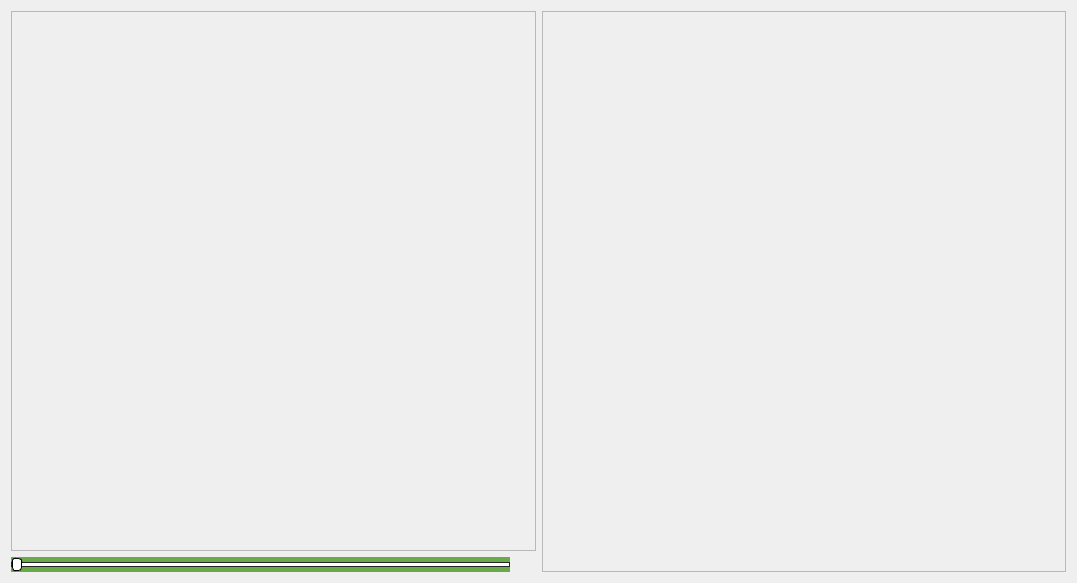
<?xml version="1.0" encoding="UTF-8"?>
<ui version="4.0">
 <class>FiltrationWidget</class>
 <widget class="QWidget" name="FiltrationWidget">
  <property name="geometry">
   <rect>
    <x>0</x>
    <y>0</y>
    <width>1077</width>
    <height>583</height>
   </rect>
  </property>
  <property name="windowTitle">
   <string>Form</string>
  </property>
  <layout class="QHBoxLayout" name="horizontalLayout_3">
   <item>
    <layout class="QVBoxLayout" name="verticalLayout">
     <item>
      <widget class="QFrame" name="frame_6">
       <property name="frameShape">
        <enum>QFrame::StyledPanel</enum>
       </property>
       <property name="frameShadow">
        <enum>QFrame::Raised</enum>
       </property>
       <layout class="QHBoxLayout" name="horizontalLayout_6">
        <property name="spacing">
         <number>0</number>
        </property>
        <property name="leftMargin">
         <number>0</number>
        </property>
        <property name="topMargin">
         <number>0</number>
        </property>
        <property name="rightMargin">
         <number>0</number>
        </property>
        <property name="bottomMargin">
         <number>0</number>
        </property>
        <item>
         <widget class="GraphicsView" name="YFrame" native="true">
          <property name="sizePolicy">
           <sizepolicy hsizetype="Preferred" vsizetype="Expanding">
            <horstretch>0</horstretch>
            <verstretch>0</verstretch>
           </sizepolicy>
          </property>
          <property name="palette">
           <palette>
            <active>
             <colorrole role="WindowText">
              <brush brushstyle="SolidPattern">
               <color alpha="255">
                <red>255</red>
                <green>255</green>
                <blue>255</blue>
               </color>
              </brush>
             </colorrole>
             <colorrole role="Button">
              <brush brushstyle="SolidPattern">
               <color alpha="255">
                <red>0</red>
                <green>0</green>
                <blue>0</blue>
               </color>
              </brush>
             </colorrole>
             <colorrole role="Light">
              <brush brushstyle="SolidPattern">
               <color alpha="255">
                <red>0</red>
                <green>0</green>
                <blue>0</blue>
               </color>
              </brush>
             </colorrole>
             <colorrole role="Midlight">
              <brush brushstyle="SolidPattern">
               <color alpha="255">
                <red>0</red>
                <green>0</green>
                <blue>0</blue>
               </color>
              </brush>
             </colorrole>
             <colorrole role="Dark">
              <brush brushstyle="SolidPattern">
               <color alpha="255">
                <red>0</red>
                <green>0</green>
                <blue>0</blue>
               </color>
              </brush>
             </colorrole>
             <colorrole role="Mid">
              <brush brushstyle="SolidPattern">
               <color alpha="255">
                <red>0</red>
                <green>0</green>
                <blue>0</blue>
               </color>
              </brush>
             </colorrole>
             <colorrole role="Text">
              <brush brushstyle="SolidPattern">
               <color alpha="255">
                <red>255</red>
                <green>255</green>
                <blue>255</blue>
               </color>
              </brush>
             </colorrole>
             <colorrole role="BrightText">
              <brush brushstyle="SolidPattern">
               <color alpha="255">
                <red>255</red>
                <green>255</green>
                <blue>255</blue>
               </color>
              </brush>
             </colorrole>
             <colorrole role="ButtonText">
              <brush brushstyle="SolidPattern">
               <color alpha="255">
                <red>255</red>
                <green>255</green>
                <blue>255</blue>
               </color>
              </brush>
             </colorrole>
             <colorrole role="Base">
              <brush brushstyle="SolidPattern">
               <color alpha="255">
                <red>0</red>
                <green>0</green>
                <blue>0</blue>
               </color>
              </brush>
             </colorrole>
             <colorrole role="Window">
              <brush brushstyle="SolidPattern">
               <color alpha="255">
                <red>0</red>
                <green>0</green>
                <blue>0</blue>
               </color>
              </brush>
             </colorrole>
             <colorrole role="Shadow">
              <brush brushstyle="SolidPattern">
               <color alpha="255">
                <red>0</red>
                <green>0</green>
                <blue>0</blue>
               </color>
              </brush>
             </colorrole>
             <colorrole role="AlternateBase">
              <brush brushstyle="SolidPattern">
               <color alpha="255">
                <red>0</red>
                <green>0</green>
                <blue>0</blue>
               </color>
              </brush>
             </colorrole>
             <colorrole role="ToolTipBase">
              <brush brushstyle="SolidPattern">
               <color alpha="255">
                <red>255</red>
                <green>255</green>
                <blue>220</blue>
               </color>
              </brush>
             </colorrole>
             <colorrole role="ToolTipText">
              <brush brushstyle="SolidPattern">
               <color alpha="255">
                <red>0</red>
                <green>0</green>
                <blue>0</blue>
               </color>
              </brush>
             </colorrole>
            </active>
            <inactive>
             <colorrole role="WindowText">
              <brush brushstyle="SolidPattern">
               <color alpha="255">
                <red>0</red>
                <green>0</green>
                <blue>0</blue>
               </color>
              </brush>
             </colorrole>
             <colorrole role="Button">
              <brush brushstyle="SolidPattern">
               <color alpha="255">
                <red>240</red>
                <green>240</green>
                <blue>240</blue>
               </color>
              </brush>
             </colorrole>
             <colorrole role="Light">
              <brush brushstyle="SolidPattern">
               <color alpha="255">
                <red>255</red>
                <green>255</green>
                <blue>255</blue>
               </color>
              </brush>
             </colorrole>
             <colorrole role="Midlight">
              <brush brushstyle="SolidPattern">
               <color alpha="255">
                <red>227</red>
                <green>227</green>
                <blue>227</blue>
               </color>
              </brush>
             </colorrole>
             <colorrole role="Dark">
              <brush brushstyle="SolidPattern">
               <color alpha="255">
                <red>160</red>
                <green>160</green>
                <blue>160</blue>
               </color>
              </brush>
             </colorrole>
             <colorrole role="Mid">
              <brush brushstyle="SolidPattern">
               <color alpha="255">
                <red>160</red>
                <green>160</green>
                <blue>160</blue>
               </color>
              </brush>
             </colorrole>
             <colorrole role="Text">
              <brush brushstyle="SolidPattern">
               <color alpha="255">
                <red>0</red>
                <green>0</green>
                <blue>0</blue>
               </color>
              </brush>
             </colorrole>
             <colorrole role="BrightText">
              <brush brushstyle="SolidPattern">
               <color alpha="255">
                <red>255</red>
                <green>255</green>
                <blue>255</blue>
               </color>
              </brush>
             </colorrole>
             <colorrole role="ButtonText">
              <brush brushstyle="SolidPattern">
               <color alpha="255">
                <red>0</red>
                <green>0</green>
                <blue>0</blue>
               </color>
              </brush>
             </colorrole>
             <colorrole role="Base">
              <brush brushstyle="SolidPattern">
               <color alpha="255">
                <red>255</red>
                <green>255</green>
                <blue>255</blue>
               </color>
              </brush>
             </colorrole>
             <colorrole role="Window">
              <brush brushstyle="SolidPattern">
               <color alpha="255">
                <red>240</red>
                <green>240</green>
                <blue>240</blue>
               </color>
              </brush>
             </colorrole>
             <colorrole role="Shadow">
              <brush brushstyle="SolidPattern">
               <color alpha="255">
                <red>105</red>
                <green>105</green>
                <blue>105</blue>
               </color>
              </brush>
             </colorrole>
             <colorrole role="AlternateBase">
              <brush brushstyle="SolidPattern">
               <color alpha="255">
                <red>245</red>
                <green>245</green>
                <blue>245</blue>
               </color>
              </brush>
             </colorrole>
             <colorrole role="ToolTipBase">
              <brush brushstyle="SolidPattern">
               <color alpha="255">
                <red>255</red>
                <green>255</green>
                <blue>220</blue>
               </color>
              </brush>
             </colorrole>
             <colorrole role="ToolTipText">
              <brush brushstyle="SolidPattern">
               <color alpha="255">
                <red>0</red>
                <green>0</green>
                <blue>0</blue>
               </color>
              </brush>
             </colorrole>
            </inactive>
            <disabled>
             <colorrole role="WindowText">
              <brush brushstyle="SolidPattern">
               <color alpha="255">
                <red>0</red>
                <green>0</green>
                <blue>0</blue>
               </color>
              </brush>
             </colorrole>
             <colorrole role="Button">
              <brush brushstyle="SolidPattern">
               <color alpha="255">
                <red>0</red>
                <green>0</green>
                <blue>0</blue>
               </color>
              </brush>
             </colorrole>
             <colorrole role="Light">
              <brush brushstyle="SolidPattern">
               <color alpha="255">
                <red>0</red>
                <green>0</green>
                <blue>0</blue>
               </color>
              </brush>
             </colorrole>
             <colorrole role="Midlight">
              <brush brushstyle="SolidPattern">
               <color alpha="255">
                <red>0</red>
                <green>0</green>
                <blue>0</blue>
               </color>
              </brush>
             </colorrole>
             <colorrole role="Dark">
              <brush brushstyle="SolidPattern">
               <color alpha="255">
                <red>0</red>
                <green>0</green>
                <blue>0</blue>
               </color>
              </brush>
             </colorrole>
             <colorrole role="Mid">
              <brush brushstyle="SolidPattern">
               <color alpha="255">
                <red>0</red>
                <green>0</green>
                <blue>0</blue>
               </color>
              </brush>
             </colorrole>
             <colorrole role="Text">
              <brush brushstyle="SolidPattern">
               <color alpha="255">
                <red>0</red>
                <green>0</green>
                <blue>0</blue>
               </color>
              </brush>
             </colorrole>
             <colorrole role="BrightText">
              <brush brushstyle="SolidPattern">
               <color alpha="255">
                <red>255</red>
                <green>255</green>
                <blue>255</blue>
               </color>
              </brush>
             </colorrole>
             <colorrole role="ButtonText">
              <brush brushstyle="SolidPattern">
               <color alpha="255">
                <red>0</red>
                <green>0</green>
                <blue>0</blue>
               </color>
              </brush>
             </colorrole>
             <colorrole role="Base">
              <brush brushstyle="SolidPattern">
               <color alpha="255">
                <red>0</red>
                <green>0</green>
                <blue>0</blue>
               </color>
              </brush>
             </colorrole>
             <colorrole role="Window">
              <brush brushstyle="SolidPattern">
               <color alpha="255">
                <red>0</red>
                <green>0</green>
                <blue>0</blue>
               </color>
              </brush>
             </colorrole>
             <colorrole role="Shadow">
              <brush brushstyle="SolidPattern">
               <color alpha="255">
                <red>0</red>
                <green>0</green>
                <blue>0</blue>
               </color>
              </brush>
             </colorrole>
             <colorrole role="AlternateBase">
              <brush brushstyle="SolidPattern">
               <color alpha="255">
                <red>245</red>
                <green>245</green>
                <blue>245</blue>
               </color>
              </brush>
             </colorrole>
             <colorrole role="ToolTipBase">
              <brush brushstyle="SolidPattern">
               <color alpha="255">
                <red>255</red>
                <green>255</green>
                <blue>220</blue>
               </color>
              </brush>
             </colorrole>
             <colorrole role="ToolTipText">
              <brush brushstyle="SolidPattern">
               <color alpha="255">
                <red>0</red>
                <green>0</green>
                <blue>0</blue>
               </color>
              </brush>
             </colorrole>
            </disabled>
           </palette>
          </property>
         </widget>
        </item>
       </layout>
      </widget>
     </item>
     <item>
      <layout class="QHBoxLayout" name="horizontalLayout">
       <property name="spacing">
        <number>6</number>
       </property>
       <item>
        <widget class="QSlider" name="YSlider">
         <property name="sizePolicy">
          <sizepolicy hsizetype="Expanding" vsizetype="Preferred">
           <horstretch>0</horstretch>
           <verstretch>0</verstretch>
          </sizepolicy>
         </property>
         <property name="styleSheet">
          <string notr="true">.QSlider {
    min-height: 15px;
    max-height: 15px;
    background: #6bAA49;
}

.QSlider::groove:horizontal {
    border: 1px solid #262626;
    height: 3px;
    background: white;
    margin: 0 0px;
}

.QSlider::handle:horizontal {
    background: white;
    border: 1px solid black;
    width: 8px;
    height: 11px;
    margin: -5px 0px;
    border-radius: 3px;
}</string>
         </property>
         <property name="maximum">
          <number>0</number>
         </property>
         <property name="pageStep">
          <number>1</number>
         </property>
         <property name="orientation">
          <enum>Qt::Horizontal</enum>
         </property>
         <property name="tickPosition">
          <enum>QSlider::NoTicks</enum>
         </property>
        </widget>
       </item>
       <item>
        <widget class="QLabel" name="YLabel">
         <property name="sizePolicy">
          <sizepolicy hsizetype="Preferred" vsizetype="Maximum">
           <horstretch>0</horstretch>
           <verstretch>0</verstretch>
          </sizepolicy>
         </property>
         <property name="minimumSize">
          <size>
           <width>20</width>
           <height>0</height>
          </size>
         </property>
         <property name="font">
          <font>
           <bold>true</bold>
          </font>
         </property>
         <property name="text">
          <string/>
         </property>
        </widget>
       </item>
      </layout>
     </item>
    </layout>
   </item>
   <item>
    <layout class="QVBoxLayout" name="verticalLayout_2">
     <item>
      <widget class="QFrame" name="frame_7">
       <property name="frameShape">
        <enum>QFrame::StyledPanel</enum>
       </property>
       <property name="frameShadow">
        <enum>QFrame::Raised</enum>
       </property>
       <layout class="QHBoxLayout" name="horizontalLayout_8">
        <property name="spacing">
         <number>0</number>
        </property>
        <property name="leftMargin">
         <number>0</number>
        </property>
        <property name="topMargin">
         <number>0</number>
        </property>
        <property name="rightMargin">
         <number>0</number>
        </property>
        <property name="bottomMargin">
         <number>0</number>
        </property>
        <item>
         <widget class="GraphicsView" name="YFrameFiltered" native="true">
          <property name="sizePolicy">
           <sizepolicy hsizetype="Expanding" vsizetype="Expanding">
            <horstretch>0</horstretch>
            <verstretch>0</verstretch>
           </sizepolicy>
          </property>
          <property name="palette">
           <palette>
            <active>
             <colorrole role="WindowText">
              <brush brushstyle="SolidPattern">
               <color alpha="255">
                <red>255</red>
                <green>255</green>
                <blue>255</blue>
               </color>
              </brush>
             </colorrole>
             <colorrole role="Button">
              <brush brushstyle="SolidPattern">
               <color alpha="255">
                <red>0</red>
                <green>0</green>
                <blue>0</blue>
               </color>
              </brush>
             </colorrole>
             <colorrole role="Light">
              <brush brushstyle="SolidPattern">
               <color alpha="255">
                <red>0</red>
                <green>0</green>
                <blue>0</blue>
               </color>
              </brush>
             </colorrole>
             <colorrole role="Midlight">
              <brush brushstyle="SolidPattern">
               <color alpha="255">
                <red>0</red>
                <green>0</green>
                <blue>0</blue>
               </color>
              </brush>
             </colorrole>
             <colorrole role="Dark">
              <brush brushstyle="SolidPattern">
               <color alpha="255">
                <red>0</red>
                <green>0</green>
                <blue>0</blue>
               </color>
              </brush>
             </colorrole>
             <colorrole role="Mid">
              <brush brushstyle="SolidPattern">
               <color alpha="255">
                <red>0</red>
                <green>0</green>
                <blue>0</blue>
               </color>
              </brush>
             </colorrole>
             <colorrole role="Text">
              <brush brushstyle="SolidPattern">
               <color alpha="255">
                <red>255</red>
                <green>255</green>
                <blue>255</blue>
               </color>
              </brush>
             </colorrole>
             <colorrole role="BrightText">
              <brush brushstyle="SolidPattern">
               <color alpha="255">
                <red>255</red>
                <green>255</green>
                <blue>255</blue>
               </color>
              </brush>
             </colorrole>
             <colorrole role="ButtonText">
              <brush brushstyle="SolidPattern">
               <color alpha="255">
                <red>255</red>
                <green>255</green>
                <blue>255</blue>
               </color>
              </brush>
             </colorrole>
             <colorrole role="Base">
              <brush brushstyle="SolidPattern">
               <color alpha="255">
                <red>0</red>
                <green>0</green>
                <blue>0</blue>
               </color>
              </brush>
             </colorrole>
             <colorrole role="Window">
              <brush brushstyle="SolidPattern">
               <color alpha="255">
                <red>0</red>
                <green>0</green>
                <blue>0</blue>
               </color>
              </brush>
             </colorrole>
             <colorrole role="Shadow">
              <brush brushstyle="SolidPattern">
               <color alpha="255">
                <red>0</red>
                <green>0</green>
                <blue>0</blue>
               </color>
              </brush>
             </colorrole>
             <colorrole role="Highlight">
              <brush brushstyle="SolidPattern">
               <color alpha="255">
                <red>0</red>
                <green>120</green>
                <blue>215</blue>
               </color>
              </brush>
             </colorrole>
             <colorrole role="HighlightedText">
              <brush brushstyle="SolidPattern">
               <color alpha="255">
                <red>255</red>
                <green>255</green>
                <blue>255</blue>
               </color>
              </brush>
             </colorrole>
             <colorrole role="Link">
              <brush brushstyle="SolidPattern">
               <color alpha="255">
                <red>0</red>
                <green>0</green>
                <blue>255</blue>
               </color>
              </brush>
             </colorrole>
             <colorrole role="LinkVisited">
              <brush brushstyle="SolidPattern">
               <color alpha="255">
                <red>255</red>
                <green>0</green>
                <blue>255</blue>
               </color>
              </brush>
             </colorrole>
             <colorrole role="AlternateBase">
              <brush brushstyle="SolidPattern">
               <color alpha="255">
                <red>0</red>
                <green>0</green>
                <blue>0</blue>
               </color>
              </brush>
             </colorrole>
             <colorrole role="NoRole">
              <brush brushstyle="SolidPattern">
               <color alpha="255">
                <red>0</red>
                <green>0</green>
                <blue>0</blue>
               </color>
              </brush>
             </colorrole>
             <colorrole role="ToolTipBase">
              <brush brushstyle="SolidPattern">
               <color alpha="255">
                <red>255</red>
                <green>255</green>
                <blue>220</blue>
               </color>
              </brush>
             </colorrole>
             <colorrole role="ToolTipText">
              <brush brushstyle="SolidPattern">
               <color alpha="255">
                <red>0</red>
                <green>0</green>
                <blue>0</blue>
               </color>
              </brush>
             </colorrole>
             <colorrole role="PlaceholderText">
              <brush brushstyle="SolidPattern">
               <color alpha="128">
                <red>0</red>
                <green>0</green>
                <blue>0</blue>
               </color>
              </brush>
             </colorrole>
            </active>
            <inactive>
             <colorrole role="WindowText">
              <brush brushstyle="SolidPattern">
               <color alpha="255">
                <red>0</red>
                <green>0</green>
                <blue>0</blue>
               </color>
              </brush>
             </colorrole>
             <colorrole role="Button">
              <brush brushstyle="SolidPattern">
               <color alpha="255">
                <red>240</red>
                <green>240</green>
                <blue>240</blue>
               </color>
              </brush>
             </colorrole>
             <colorrole role="Light">
              <brush brushstyle="SolidPattern">
               <color alpha="255">
                <red>255</red>
                <green>255</green>
                <blue>255</blue>
               </color>
              </brush>
             </colorrole>
             <colorrole role="Midlight">
              <brush brushstyle="SolidPattern">
               <color alpha="255">
                <red>227</red>
                <green>227</green>
                <blue>227</blue>
               </color>
              </brush>
             </colorrole>
             <colorrole role="Dark">
              <brush brushstyle="SolidPattern">
               <color alpha="255">
                <red>160</red>
                <green>160</green>
                <blue>160</blue>
               </color>
              </brush>
             </colorrole>
             <colorrole role="Mid">
              <brush brushstyle="SolidPattern">
               <color alpha="255">
                <red>160</red>
                <green>160</green>
                <blue>160</blue>
               </color>
              </brush>
             </colorrole>
             <colorrole role="Text">
              <brush brushstyle="SolidPattern">
               <color alpha="255">
                <red>0</red>
                <green>0</green>
                <blue>0</blue>
               </color>
              </brush>
             </colorrole>
             <colorrole role="BrightText">
              <brush brushstyle="SolidPattern">
               <color alpha="255">
                <red>255</red>
                <green>255</green>
                <blue>255</blue>
               </color>
              </brush>
             </colorrole>
             <colorrole role="ButtonText">
              <brush brushstyle="SolidPattern">
               <color alpha="255">
                <red>0</red>
                <green>0</green>
                <blue>0</blue>
               </color>
              </brush>
             </colorrole>
             <colorrole role="Base">
              <brush brushstyle="SolidPattern">
               <color alpha="255">
                <red>255</red>
                <green>255</green>
                <blue>255</blue>
               </color>
              </brush>
             </colorrole>
             <colorrole role="Window">
              <brush brushstyle="SolidPattern">
               <color alpha="255">
                <red>240</red>
                <green>240</green>
                <blue>240</blue>
               </color>
              </brush>
             </colorrole>
             <colorrole role="Shadow">
              <brush brushstyle="SolidPattern">
               <color alpha="255">
                <red>105</red>
                <green>105</green>
                <blue>105</blue>
               </color>
              </brush>
             </colorrole>
             <colorrole role="Highlight">
              <brush brushstyle="SolidPattern">
               <color alpha="255">
                <red>240</red>
                <green>240</green>
                <blue>240</blue>
               </color>
              </brush>
             </colorrole>
             <colorrole role="HighlightedText">
              <brush brushstyle="SolidPattern">
               <color alpha="255">
                <red>0</red>
                <green>0</green>
                <blue>0</blue>
               </color>
              </brush>
             </colorrole>
             <colorrole role="Link">
              <brush brushstyle="SolidPattern">
               <color alpha="255">
                <red>0</red>
                <green>0</green>
                <blue>255</blue>
               </color>
              </brush>
             </colorrole>
             <colorrole role="LinkVisited">
              <brush brushstyle="SolidPattern">
               <color alpha="255">
                <red>255</red>
                <green>0</green>
                <blue>255</blue>
               </color>
              </brush>
             </colorrole>
             <colorrole role="AlternateBase">
              <brush brushstyle="SolidPattern">
               <color alpha="255">
                <red>245</red>
                <green>245</green>
                <blue>245</blue>
               </color>
              </brush>
             </colorrole>
             <colorrole role="NoRole">
              <brush brushstyle="NoBrush">
               <color alpha="255">
                <red>0</red>
                <green>0</green>
                <blue>0</blue>
               </color>
              </brush>
             </colorrole>
             <colorrole role="ToolTipBase">
              <brush brushstyle="SolidPattern">
               <color alpha="255">
                <red>255</red>
                <green>255</green>
                <blue>220</blue>
               </color>
              </brush>
             </colorrole>
             <colorrole role="ToolTipText">
              <brush brushstyle="SolidPattern">
               <color alpha="255">
                <red>0</red>
                <green>0</green>
                <blue>0</blue>
               </color>
              </brush>
             </colorrole>
             <colorrole role="PlaceholderText">
              <brush brushstyle="SolidPattern">
               <color alpha="128">
                <red>0</red>
                <green>0</green>
                <blue>0</blue>
               </color>
              </brush>
             </colorrole>
            </inactive>
            <disabled>
             <colorrole role="WindowText">
              <brush brushstyle="SolidPattern">
               <color alpha="255">
                <red>0</red>
                <green>0</green>
                <blue>0</blue>
               </color>
              </brush>
             </colorrole>
             <colorrole role="Button">
              <brush brushstyle="SolidPattern">
               <color alpha="255">
                <red>0</red>
                <green>0</green>
                <blue>0</blue>
               </color>
              </brush>
             </colorrole>
             <colorrole role="Light">
              <brush brushstyle="SolidPattern">
               <color alpha="255">
                <red>0</red>
                <green>0</green>
                <blue>0</blue>
               </color>
              </brush>
             </colorrole>
             <colorrole role="Midlight">
              <brush brushstyle="SolidPattern">
               <color alpha="255">
                <red>0</red>
                <green>0</green>
                <blue>0</blue>
               </color>
              </brush>
             </colorrole>
             <colorrole role="Dark">
              <brush brushstyle="SolidPattern">
               <color alpha="255">
                <red>0</red>
                <green>0</green>
                <blue>0</blue>
               </color>
              </brush>
             </colorrole>
             <colorrole role="Mid">
              <brush brushstyle="SolidPattern">
               <color alpha="255">
                <red>0</red>
                <green>0</green>
                <blue>0</blue>
               </color>
              </brush>
             </colorrole>
             <colorrole role="Text">
              <brush brushstyle="SolidPattern">
               <color alpha="255">
                <red>0</red>
                <green>0</green>
                <blue>0</blue>
               </color>
              </brush>
             </colorrole>
             <colorrole role="BrightText">
              <brush brushstyle="SolidPattern">
               <color alpha="255">
                <red>255</red>
                <green>255</green>
                <blue>255</blue>
               </color>
              </brush>
             </colorrole>
             <colorrole role="ButtonText">
              <brush brushstyle="SolidPattern">
               <color alpha="255">
                <red>0</red>
                <green>0</green>
                <blue>0</blue>
               </color>
              </brush>
             </colorrole>
             <colorrole role="Base">
              <brush brushstyle="SolidPattern">
               <color alpha="255">
                <red>0</red>
                <green>0</green>
                <blue>0</blue>
               </color>
              </brush>
             </colorrole>
             <colorrole role="Window">
              <brush brushstyle="SolidPattern">
               <color alpha="255">
                <red>0</red>
                <green>0</green>
                <blue>0</blue>
               </color>
              </brush>
             </colorrole>
             <colorrole role="Shadow">
              <brush brushstyle="SolidPattern">
               <color alpha="255">
                <red>0</red>
                <green>0</green>
                <blue>0</blue>
               </color>
              </brush>
             </colorrole>
             <colorrole role="Highlight">
              <brush brushstyle="SolidPattern">
               <color alpha="255">
                <red>0</red>
                <green>120</green>
                <blue>215</blue>
               </color>
              </brush>
             </colorrole>
             <colorrole role="HighlightedText">
              <brush brushstyle="SolidPattern">
               <color alpha="255">
                <red>255</red>
                <green>255</green>
                <blue>255</blue>
               </color>
              </brush>
             </colorrole>
             <colorrole role="Link">
              <brush brushstyle="SolidPattern">
               <color alpha="255">
                <red>0</red>
                <green>0</green>
                <blue>255</blue>
               </color>
              </brush>
             </colorrole>
             <colorrole role="LinkVisited">
              <brush brushstyle="SolidPattern">
               <color alpha="255">
                <red>255</red>
                <green>0</green>
                <blue>255</blue>
               </color>
              </brush>
             </colorrole>
             <colorrole role="AlternateBase">
              <brush brushstyle="SolidPattern">
               <color alpha="255">
                <red>245</red>
                <green>245</green>
                <blue>245</blue>
               </color>
              </brush>
             </colorrole>
             <colorrole role="NoRole">
              <brush brushstyle="NoBrush">
               <color alpha="255">
                <red>0</red>
                <green>0</green>
                <blue>0</blue>
               </color>
              </brush>
             </colorrole>
             <colorrole role="ToolTipBase">
              <brush brushstyle="SolidPattern">
               <color alpha="255">
                <red>255</red>
                <green>255</green>
                <blue>220</blue>
               </color>
              </brush>
             </colorrole>
             <colorrole role="ToolTipText">
              <brush brushstyle="SolidPattern">
               <color alpha="255">
                <red>0</red>
                <green>0</green>
                <blue>0</blue>
               </color>
              </brush>
             </colorrole>
             <colorrole role="PlaceholderText">
              <brush brushstyle="SolidPattern">
               <color alpha="128">
                <red>0</red>
                <green>0</green>
                <blue>0</blue>
               </color>
              </brush>
             </colorrole>
            </disabled>
           </palette>
          </property>
         </widget>
        </item>
       </layout>
      </widget>
     </item>
    </layout>
   </item>
  </layout>
 </widget>
 <customwidgets>
  <customwidget>
   <class>GraphicsView</class>
   <extends>QWidget</extends>
   <header location="global">GraphicsView.h</header>
   <container>1</container>
  </customwidget>
 </customwidgets>
 <resources/>
 <connections/>
</ui>
